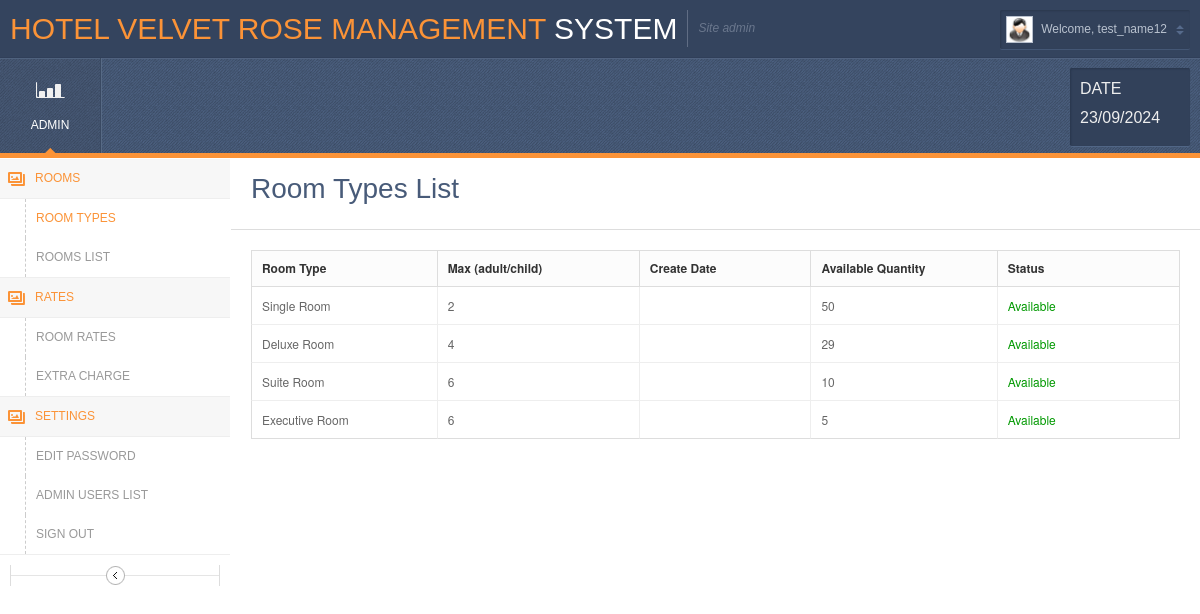
Page /Admin/roomtype.php (signed in) on the committed database.
### tables this page shows
CREATE TABLE `room` (
  `room_id` int(10) NOT NULL,
  `room_type` varchar(25) NOT NULL,
  `cost` int(25) NOT NULL,
  `available_quantity` int(11) NOT NULL,
  `accomodates_people` varchar(255) NOT NULL,
  `description` varchar(10000) DEFAULT NULL,
  `image_url` varchar(255) NOT NULL,
  `create_date` date DEFAULT NULL
);

### Admin/roomtype.php (the view, shortened to what this page needs)
<?php
require_once('db.php');
$sql = "SELECT room_id, room_type, available_quantity, accomodates_people,create_date FROM room";
$stmt = $conn->prepare($sql);
$stmt->execute();
$rooms = $stmt->fetchAll(PDO::FETCH_ASSOC);
?>
<!DOCTYPE html PUBLIC "-//W3C//DTD XHTML 1.0 Transitional//EN" "http://www.w3.org/TR/xhtml1/DTD/xhtml1-transitional.dtd">
<html xmlns="http://www.w3.org/1999/xhtml">
<head>
    <link rel="stylesheet" href="css/style.default.css" type="text/css" />
</head>
<body class="withvernav">
    <div class="bodywrapper">
        <div class="topheader">
            <div class="left">
                <h1 class="logo">Hotel Velvet Rose Management<span> System</span></h1>
                <span class="slogan">Site admin</span>
                <br clear="all" />
            </div>
            <div class="right">
            <div class="userinfo">
                    <img src="images/icons/admin.jpg" height="25" alt="" />
                    <span class="slogan">
                    <?php
                    if (isset($_SESSION['username'])) {
                        echo "Welcome, " . $_SESSION['username'];
                    } else {
                        echo "Site admin";
                    }
                    ?>
                </span>
                </div>
            </div>
        </div>
        <div class="header">
            <ul class="headermenu">
                <li class="current"><a href="dashboard.php"><span class="icon icon-chart"></span>Admin</a></li>
            </ul>
            <div class="headerwidget">
                <div class="earnings">
                    <div>
                    <h4>date</h4>
                    <h4><?php echo date('d/m/Y'); ?></h4>
                    </div>
                </div>
            </div>
        </div>
        <div class="vernav2 iconmenu">
            <ul>
                <li class="current"><a href="#rtype" class="gallery">Rooms</a>
                    <span class="arrow"></span>
                    <ul id="rtype">
                        <li class="current"><a href="roomtype.php">Room Types</a></li>
                        <li><a href="room.php">Rooms List</a></li>
                    </ul>
                </li>
                <li class="current"><a href="#rooms" class="gallery">Rates</a>
                    <span class="arrow"></span>
                    <ul id="rooms">
                        <li><a href="roomrate.php">Room Rates</a></li>
                        <li><a href="extracharge.php">Extra Charge</a></li>
                    </ul>
                </li>
                <li class="current"><a href="#tax" class="gallery">Settings</a>
                    <span class="arrow"></span>
                    <ul id="tax">
                        <li><a href="change-password.php">Edit Password</a></li>
                        <li><a href="users.php">Admin Users list</a></li>
                        <li><a href="javascript:void(0)" onclick="document.logout.submit();">Sign Out</a></li>
                    </ul>
                </li>
            </ul>
            <a class="togglemenu"></a>
            <br /><br />
        </div>
        <div class="centercontent tables">
            <div class="pageheader notab">
                <h1 class="pagetitle">Room Types List</h1>
            </div>
            <div id="contentwrapper" class="contentwrapper">
                <table cellpadding="0" cellspacing="0" border="0" class="stdtable stdtablequick" id="dyntable2">
                    <colgroup>
                        <col class="con0" style="width: 4%" />
                        <col class="con1" />
                        <col class="con0" />
                        <col class="con1" />
                        <col class="con0" />
                    </colgroup>
                    <thead>
                        <tr>
                            <th class="head0" width="5%" style='font-size: 12px;'>Room Type</th>
                            <th class="head0" width="5%" style='font-size: 12px;'>Max (adult/child)</th>
                            <th class="head0" width="5%" style='font-size: 12px;'>Create Date</th>
                            <th class="head0" width="5%" style='font-size: 12px;'>Available Quantity</th>
                            <th class="head0" width="5%" style='font-size: 12px;'>Status</th>
                        </tr>
                    </thead>
                    <tbody>
                        <?php
                        if (!empty($rooms)) {
                            foreach ($rooms as $row) {
                                echo "<tr>";
                                echo "<td class='con0' style='font-size: 12px;'>" . $row["room_type"] . "</td>";
                                echo "<td class='con0' style='font-size: 12px;'>" . $row["accomodates_people"] . "</td>";
                                echo "<td class='con0' style='font-size: 12px;'>" . $row["create_date"] . "</td>";
                                echo "<td class='con0' style='font-size: 12px;'>" . $row["available_quantity"] . "</td>";
                                echo "<td class='con0' style='font-size: 12px;'><font color='#009900'>Available</font></td>";
                                echo "</tr>";
                            }
                        } else {
                            echo "<tr><td colspan='7' class='aligncenter'>No records found</td></tr>";
                        }
                        ?>
                    </tbody>
                </table>
            </div>
        </div>
    </div>
</body>
</html>

### rows in the picture
room: room_type "Single Room", accomodates_people "2", available_quantity "50"
room: room_type "Deluxe Room", accomodates_people "4", available_quantity "29"
room: room_type "Suite Room", accomodates_people "6", available_quantity "10"
room: room_type "Executive Room", accomodates_people "6", available_quantity "5"

### other values in the picture
$_SESSION['username'] "test_name12"
